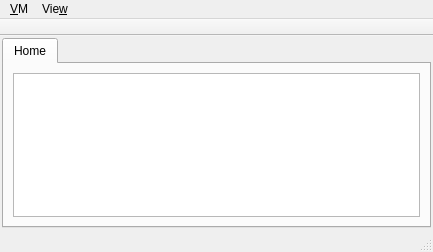
<?xml version="1.0" encoding="UTF-8"?>
<ui version="4.0">
 <class>hadesvm::gui::VirtualApplianceWindow</class>
 <widget class="QMainWindow" name="hadesvm::gui::VirtualApplianceWindow">
  <property name="geometry">
   <rect>
    <x>0</x>
    <y>0</y>
    <width>433</width>
    <height>252</height>
   </rect>
  </property>
  <property name="windowTitle">
   <string>TODO</string>
  </property>
  <property name="iconSize">
   <size>
    <width>16</width>
    <height>16</height>
   </size>
  </property>
  <widget class="QWidget" name="centralwidget">
   <layout class="QFormLayout" name="formLayout">
    <property name="horizontalSpacing">
     <number>2</number>
    </property>
    <property name="verticalSpacing">
     <number>2</number>
    </property>
    <property name="leftMargin">
     <number>2</number>
    </property>
    <property name="topMargin">
     <number>2</number>
    </property>
    <property name="rightMargin">
     <number>2</number>
    </property>
    <property name="bottomMargin">
     <number>2</number>
    </property>
    <item row="0" column="0" colspan="2">
     <widget class="QTabWidget" name="tabWidget">
      <property name="currentIndex">
       <number>0</number>
      </property>
      <widget class="QWidget" name="homeTab">
       <attribute name="title">
        <string>Home</string>
       </attribute>
       <layout class="QGridLayout" name="gridLayout">
        <item row="0" column="0">
         <widget class="QListWidget" name="statisticsListWidget">
          <property name="sizePolicy">
           <sizepolicy hsizetype="Expanding" vsizetype="Expanding">
            <horstretch>0</horstretch>
            <verstretch>0</verstretch>
           </sizepolicy>
          </property>
         </widget>
        </item>
       </layout>
      </widget>
     </widget>
    </item>
   </layout>
  </widget>
  <widget class="QMenuBar" name="menubar">
   <property name="geometry">
    <rect>
     <x>0</x>
     <y>0</y>
     <width>433</width>
     <height>22</height>
    </rect>
   </property>
   <widget class="QMenu" name="menuVm">
    <property name="title">
     <string>&amp;VM</string>
    </property>
    <addaction name="actionStopVm"/>
    <addaction name="separator"/>
    <addaction name="actionSuspendVm"/>
    <addaction name="separator"/>
    <addaction name="actionResetVm"/>
   </widget>
   <widget class="QMenu" name="menuView">
    <property name="title">
     <string>Vie&amp;w</string>
    </property>
    <addaction name="actionFullScreen"/>
   </widget>
   <addaction name="menuVm"/>
   <addaction name="menuView"/>
  </widget>
  <widget class="QStatusBar" name="statusbar"/>
  <widget class="QToolBar" name="toolBar">
   <property name="windowTitle">
    <string>toolBar</string>
   </property>
   <property name="movable">
    <bool>false</bool>
   </property>
   <property name="iconSize">
    <size>
     <width>16</width>
     <height>16</height>
    </size>
   </property>
   <property name="floatable">
    <bool>false</bool>
   </property>
   <attribute name="toolBarArea">
    <enum>TopToolBarArea</enum>
   </attribute>
   <attribute name="toolBarBreak">
    <bool>false</bool>
   </attribute>
  </widget>
  <action name="actionSuspendVm">
   <property name="icon">
    <iconset resource="Resources.qrc">
     <normaloff>:/hadesvm/gui/images/actions/SuspendSmall.png</normaloff>:/hadesvm/gui/images/actions/SuspendSmall.png</iconset>
   </property>
   <property name="text">
    <string>S&amp;uspend</string>
   </property>
  </action>
  <action name="actionStopVm">
   <property name="icon">
    <iconset resource="Resources.qrc">
     <normaloff>:/hadesvm/gui/images/actions/StopSmall.png</normaloff>:/hadesvm/gui/images/actions/StopSmall.png</iconset>
   </property>
   <property name="text">
    <string>S&amp;top</string>
   </property>
  </action>
  <action name="actionResetVm">
   <property name="icon">
    <iconset resource="Resources.qrc">
     <normaloff>:/hadesvm/gui/images/actions/ResetSmall.png</normaloff>:/hadesvm/gui/images/actions/ResetSmall.png</iconset>
   </property>
   <property name="text">
    <string>&amp;Reset</string>
   </property>
  </action>
  <action name="actionFullScreen">
   <property name="icon">
    <iconset resource="Resources.qrc">
     <normaloff>:/hadesvm/gui/images/actions/MakeFullScreenSmall.png</normaloff>:/hadesvm/gui/images/actions/MakeFullScreenSmall.png</iconset>
   </property>
   <property name="text">
    <string>&amp;Full-screen</string>
   </property>
  </action>
 </widget>
 <resources>
  <include location="Resources.qrc"/>
 </resources>
 <connections>
  <connection>
   <sender>actionStopVm</sender>
   <signal>triggered()</signal>
   <receiver>hadesvm::gui::VirtualApplianceWindow</receiver>
   <slot>_onStopVm()</slot>
   <hints>
    <hint type="sourcelabel">
     <x>-1</x>
     <y>-1</y>
    </hint>
    <hint type="destinationlabel">
     <x>216</x>
     <y>125</y>
    </hint>
   </hints>
  </connection>
  <connection>
   <sender>actionSuspendVm</sender>
   <signal>triggered()</signal>
   <receiver>hadesvm::gui::VirtualApplianceWindow</receiver>
   <slot>_onSuspendVm()</slot>
   <hints>
    <hint type="sourcelabel">
     <x>-1</x>
     <y>-1</y>
    </hint>
    <hint type="destinationlabel">
     <x>216</x>
     <y>125</y>
    </hint>
   </hints>
  </connection>
  <connection>
   <sender>actionResetVm</sender>
   <signal>triggered()</signal>
   <receiver>hadesvm::gui::VirtualApplianceWindow</receiver>
   <slot>_onResetVm()</slot>
   <hints>
    <hint type="sourcelabel">
     <x>-1</x>
     <y>-1</y>
    </hint>
    <hint type="destinationlabel">
     <x>216</x>
     <y>125</y>
    </hint>
   </hints>
  </connection>
  <connection>
   <sender>actionFullScreen</sender>
   <signal>triggered()</signal>
   <receiver>hadesvm::gui::VirtualApplianceWindow</receiver>
   <slot>_onFullScreen()</slot>
   <hints>
    <hint type="sourcelabel">
     <x>-1</x>
     <y>-1</y>
    </hint>
    <hint type="destinationlabel">
     <x>216</x>
     <y>125</y>
    </hint>
   </hints>
  </connection>
  <connection>
   <sender>tabWidget</sender>
   <signal>currentChanged(int)</signal>
   <receiver>hadesvm::gui::VirtualApplianceWindow</receiver>
   <slot>_onCurrentTabChanged()</slot>
   <hints>
    <hint type="sourcelabel">
     <x>216</x>
     <y>134</y>
    </hint>
    <hint type="destinationlabel">
     <x>216</x>
     <y>125</y>
    </hint>
   </hints>
  </connection>
 </connections>
 <slots>
  <slot>_onStopVm()</slot>
  <slot>_onSuspendVm()</slot>
  <slot>_onResetVm()</slot>
  <slot>_onFullScreen()</slot>
  <slot>_onCurrentTabChanged()</slot>
 </slots>
</ui>
